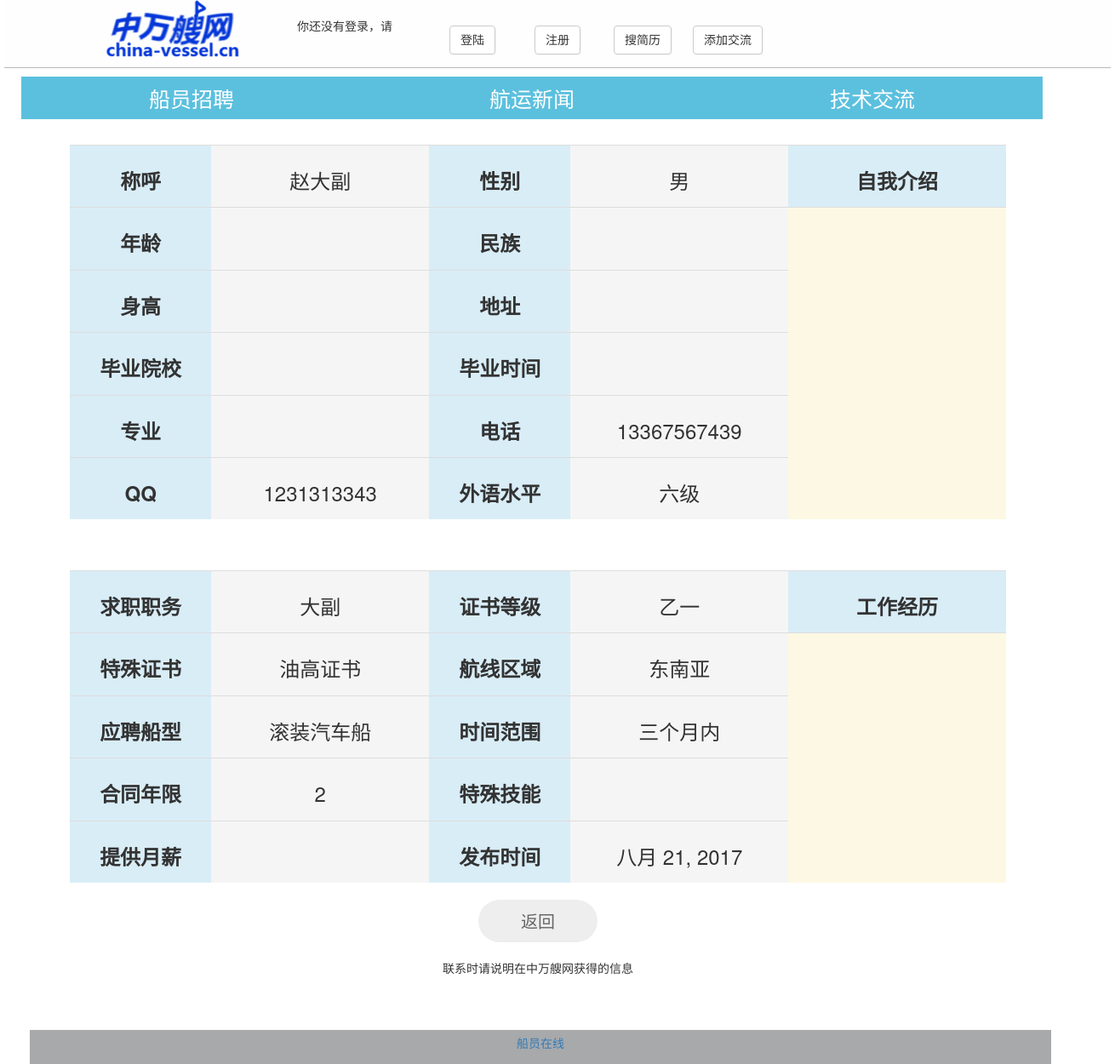
/cv/2, run on the app's committed database.
### shipmanager/models.py (models this page shows, shortened)
class PersonalCV(models.Model):
    call_name = models.CharField('称呼', max_length=200, null=True)
    age = models.CharField('年龄', max_length=200, null=True)
    gender = models.CharField('性别', max_length=200, null=True)
    nation = models.CharField('民族', max_length=200, null=True)
    tall = models.CharField('身高', max_length=200, null=True)
    native = models.CharField('籍贯', max_length=200, null=True)
    address = models.CharField('现地址', max_length=200, null=True)
    graduate = models.CharField('毕业院校', max_length=200, null=True)
    graduate_time = models.CharField('毕业时间', max_length=200, null=True)
    major = models.CharField('专业', max_length=200, null=True)
    certificate_level = models.CharField('证书等级', max_length=200, null=True)
    work_age = models.CharField('工作时间', max_length=200, null=True)
    present_duty = models.CharField('现职位', max_length=200, null=True)
    language = models.CharField('外语', max_length=200, null=True)
    special_skills = models.CharField('特殊技能', max_length=2000, null=True)
    duty = models.CharField('求职职位', max_length=200, null=True)
    salary = models.CharField('月薪', max_length=200, null=True)
    route_area = models.CharField('航线区域', max_length=200, null=True)
    contract = models.CharField('合同年限', max_length=200, null=True)
    recruitment_ship = models.CharField('招聘船型', max_length=200, null=True)
    special_certificate = models.CharField('特殊证书', max_length=200, null=True)
    post_time = models.DateField('发布时间', max_length=200, null=True, auto_now_add=True)
    tel = models.CharField('电话', max_length=200, null=True)
    QQ = models.CharField('QQ', max_length=200, null=True)
    experience = models.TextField('工作经历', max_length=200, null=True)
    introduction = models.TextField('自我介绍', max_length=200, null=True)
    time = models.CharField('时间范围', max_length=30, null=True)
    class Meta:
        ordering = ['-post_time']

### shipmanager/views.py (the view)
# urls.py: url(r'^cv/(?P<cv_id>\d+)$', views.CV_Detail.as_view(), name='cv_detail'),
class CV_Detail(DetailView):
    model = PersonalCV
    template_name = "recruit/cv_detail.html"
    context_object_name = "cv"
    pk_url_kwarg = 'cv_id'
    def get_object(self, queryset=None):
        obj = super(CV_Detail, self).get_object()
        return obj
    def get_context_data(self, **kwargs):
        return super(CV_Detail, self).get_context_data(**kwargs)

### templates/recruit/cv_detail.html (shortened to what this page needs)
{% extends 'base.html' %}
{% block content %}
<!DOCTYPE html>
<html lang="en">
<head>
</head>
<body>
<center>
    <div style="width: 1246px;height: 900px">
        <div style="float: left;width: 1200px;height: 500px">
                <table class="table table-hover" cellspacing="100" style="width: 1100px;height: 200px">
                    <tr class="active">
                        <td class="info" style="width: 100px;text-align: center"><h3><strong>称呼</strong></h3></td>
                        <td style="width: 100px;text-align: center"><h3>{{ cv.call_name }}</h3></td>
                        <td class="info" style="width: 100px;text-align: center"><h3><strong>性别</strong></h3></td>
                        <td style="width: 200px;text-align: center"><h3>{{ cv.gender }}</h3></td>
                        <td class="info" style="width: 100px;text-align: center"><h3><strong>自我介绍</strong></h3></td>
                    </tr>
                    <tr class="active">
                        <td class="info" style="width: 100px;text-align: center"><h3><strong>年龄</strong></h3></td>
                        <td style="width: 200px;text-align: center"><h3>{{ cv.age }}</h3></td>
                        <td class="info" style="width: 130px;text-align: center"><h3><strong>民族</strong></h3></td>
                        <td style="width: 130px;text-align: center"><h3>{{ cv.nation }}</h3></td>
                        <td class="warning" rowspan="5" style="word-break: break-all; width: 200px;text-align: center"><h4>{{ cv.introduction }}</h4></td>
                    </tr>
                    <tr class="active">
                        <td class="info" style="width: 130px;text-align: center"><h3><strong>身高</strong></h3></td>
                        <td style="width: 100px;text-align: center"><h3>{{ cv.tall }}</h3></td>
                        <td class="info" style="width: 130px;text-align: center"><h3><strong>地址</strong></h3></td>
                        <td style="width: 100px;text-align: center"><h3>{{ cv.address }}</h3></td>
                    </tr>
                    <tr class="active">
                        <td class="info" style="width: 130px;text-align: center"><h3><strong>毕业院校</strong></h3></td>
                        <td style="width: 100px;text-align: center"><h3>{{ cv.graduate }}</h3></td>
                        <td class="info" style="width: 130px;text-align: center"><h3><strong>毕业时间</strong></h3></td>
                        <td style="width: 100px;text-align: center"><h3>{{ cv.graduate_time }}</h3></td>
                    </tr>
                    <tr class="active">
                        <td class="info" style="width: 130px;text-align: center"><h3><strong>专业</strong></h3></td>
                        <td style="width: 100px;text-align: center"><h3>{{ cv.major }}</h3></td>
                        <td class="info" style="width: 130px;text-align: center"><h3><strong>电话</strong></h3></td>
                        <td style="width: 100px;text-align: center"><h3>{{ cv.tel }}</h3></td>
                    </tr>
                    <tr class="active">
                        <td class="info" style="width: 130px;text-align: center"><h3><strong>QQ</strong></h3></td>
                        <td style="width: 100px;text-align: center"><h3>{{ cv.QQ }}</h3></td>
                        <td class="info" style="width: 130px;text-align: center"><h3><strong>外语水平</strong></h3></td>
                        <td style="width: 100px;text-align: center"><h3>{{ cv.language }}</h3></td>
                    </tr>
                </table>
        </div>
        <div style="float: left;width: 1200px;height: 300px">
                <table class="table table-hover" cellspacing="100" style="width: 1100px;height: 200px">
                    <tr class="active">
                        <td class="info" style="width: 100px;text-align: center"><h3><strong>求职职务</strong></h3></td>
                        <td style="width: 100px;text-align: center"><h3>{{ cv.duty }}</h3></td>
                        <td class="info" style="width: 100px;text-align: center"><h3><strong>证书等级</strong></h3></td>
                        <td style="width: 200px;text-align: center"><h3>{{ cv.certificate_level }}</h3></td>
                        <td class="info" style="width: 100px;text-align: center"><h3><strong>工作经历</strong></h3></td>
                    </tr>
                    <tr class="active">
                        <td class="info" style="width: 100px;text-align: center"><h3><strong>特殊证书</strong></h3></td>
                        <td style="width: 200px;text-align: center"><h3>{{ cv.special_certificate }}</h3></td>
                        <td class="info" style="width: 130px;text-align: center"><h3><strong>航线区域</strong></h3></td>
                        <td style="width: 130px;text-align: center"><h3>{{ cv.route_area }}</h3></td>
                        <td class="warning" rowspan="4" style="word-break: break-all; width: 200px;text-align: center"><h4>{{ cv.introduction }}</h4></td>
                    </tr>
                    <tr class="active">
                        <td class="info" style="width: 130px;text-align: center"><h3><strong>应聘船型</strong></h3></td>
                        <td style="width: 100px;text-align: center"><h3>{{ cv.recruitment_ship }}</h3></td>
                        <td class="info" style="width: 130px;text-align: center"><h3><strong>时间范围</strong></h3></td>
                        <td style="width: 100px;text-align: center"><h3>{{ cv.time }}</h3></td>
                    </tr>
                    <tr class="active">
                        <td class="info" style="width: 130px;text-align: center"><h3><strong>合同年限</strong></h3></td>
                        <td style="width: 100px;text-align: center"><h3>{{ cv.contract }}</h3></td>
                        <td class="info" style="width: 130px;text-align: center"><h3><strong>特殊技能</strong></h3></td>
                        <td style="width: 100px;text-align: center"><h3>{{ cv.special_skills }}</h3></td>
                    </tr>
                    <tr class="active">
                        <td class="info" style="width: 130px;text-align: center"><h3><strong>提供月薪</strong></h3></td>
                        <td style="width: 100px;text-align: center"><h3>{{ cv.salary }}</h3></td>
                        <td class="info" style="width: 130px;text-align: center"><h3><strong>发布时间</strong></h3></td>
                        <td style="width: 100px;text-align: center"><h3>{{ cv.post_time }}</h3></td>
                    </tr>
                </table>
            <input type="submit" class="button  button-pill button-large" value="返回" onclick=window.location.href='/search_crew'>
            <br/><br/><p6>联系时请说明在中万艘网获得的信息</p6>
        </div>
    </div>
 </center>
</body>
</html>
{% endblock %}

### data on the page
PersonalCV: call_name "赵大副", gender "男", tel "13367567439", QQ "1231313343", language "六级", duty "大副", certificate_level "乙一", special_certificate "油高证书", route_area "东南亚", recruitment_ship "滚装汽车船", time "三个月内", contract "2", post_time "八月 21, 2017"
